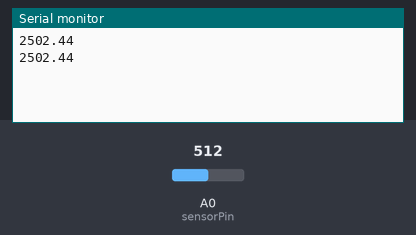
This sketch was run on a simulated Arduino Uno, built with avr-gcc and run on an emulated ATmega328P. Shown: the last lines printed to the serial monitor. The inputs (shaded band) are chosen by the test bench; at power-on: A0 (sensorPin) = 512.

Above: at 1.8 s.
1.9 s: A0 (sensorPin) set to 716
At 2.5 s:
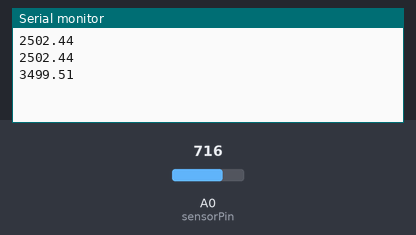
3.4 s: A0 (sensorPin) set to 900
At 4.8 s:
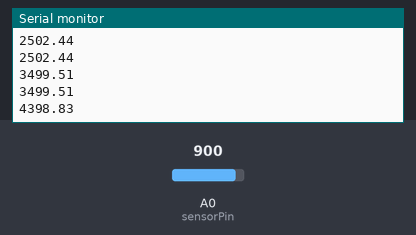
Timing chart, 0 to 6.4 s (numbered marks = the images above; inputs shaded):
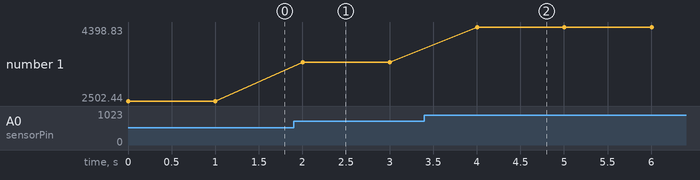

The sketch:

adctest.ino
```cpp
int sensorPin=A0;                              // Variable to get amplified sensor data
int sensorValue=0;                             // Variable to store the sensor data
float volt;                                    // Variable to display digital data
float volt1;                                   // Variable to store the digital data in Volts
void setup()
{
  Serial.begin(9600);                          // Begins serial communication at a baud rate of 9600
}

void loop()
{
 sensorValue= analogRead(sensorPin);           // Read amplified sensor data
 volt=(sensorValue*5.0/1023);                  // Digital to Analog conversion
 volt1=volt*1000;                              // Millivolts to Volts conversion
 Serial.println (volt1);                       // To print final voltage value
 delay (1000);                                 // Delay time after which next sensor read happens
}
```

Measured:
- after the input at 1.9 s, the serial monitor: prints a new line after 0.10 s (image 1)
- after the input at 3.4 s, the serial monitor: prints a new line after 0.60 s (image 2)
- plotted number 1: 2502.44 → 3499.51 after the input at 1.9 s, 3499.51 → 4398.83 after the input at 3.4 s
